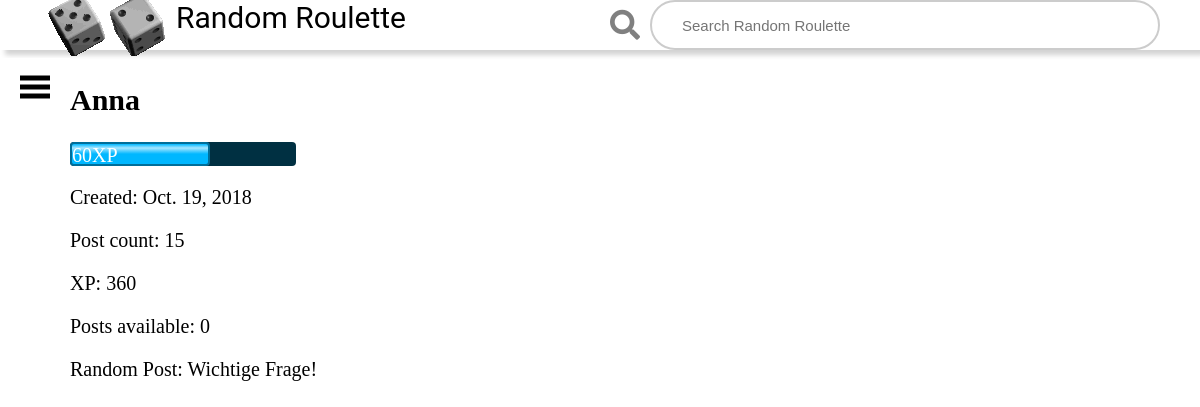
The page /user/Anna/ on the database as committed earlier.
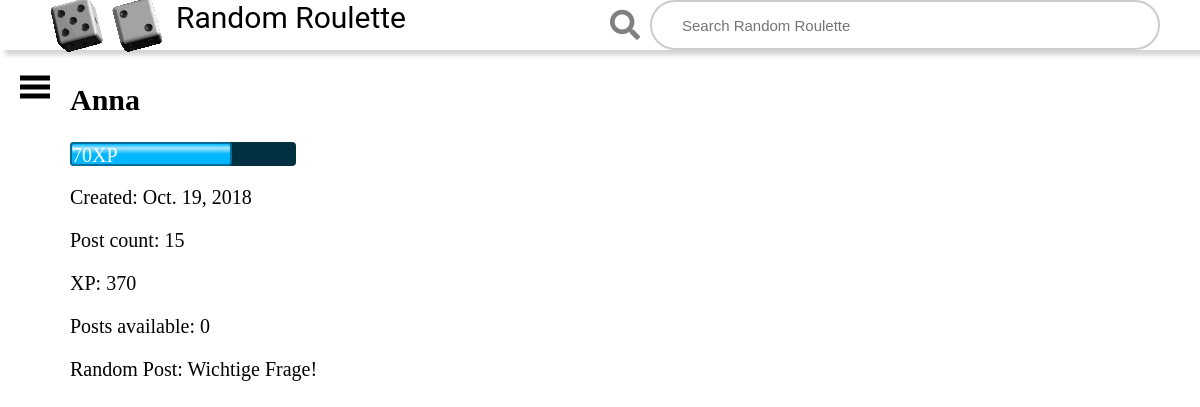
The same page on the database as committed later.
### users/models.py (models this page shows, shortened)
class UserInfo(models.Model):
    user_reference = models.ForeignKey(SystemUser, on_delete=models.CASCADE)
    post_count = models.IntegerField(default=0)
    random_post = models.ForeignKey(Post, blank=True, null=True, on_delete=models.DO_NOTHING)
    xp = models.IntegerField(default=100)
    profile_picture = models.ImageField(upload_to='profilePictures/', blank=True)
    def posts_available(self):
        total_posts = int((self.xp / 100) // 1)  # Gets maximum possible posts from current XP
        posts_available_count = total_posts - self.post_count
        if posts_available_count > 0:
            return posts_available_count
        else:
            return 0
    def xp_modulo(self):
        return self.xp % 100

### posts/models.py (models this page shows, shortened)
class Post(models.Model):
    creator = models.ForeignKey(User, on_delete=models.DO_NOTHING, default=0)
    post_title = models.CharField(max_length=200)
    post_text = models.CharField(max_length=500)
    pub_date = models.DateTimeField('date published')
    up_votes_list = models.ManyToManyField(User, related_name='vote_list', blank=True)
    down_votes_list = models.ManyToManyField(User, related_name='down_votes_list', blank=True)
    post_image = models.ImageField(blank=True)
    def __str__(self):
        return self.post_title

### users/views.py (the view)
# urls.py: path('<str:username>/', views.profile, name='profile'),
def profile(request, username):
    current_user = get_object_or_404(User, username=username)
    user_info = get_object_or_404(UserInfo, user_reference=current_user.id)
    return render(request, 'profile.html', {'selected_user': current_user, 'user_info': user_info})

### users/templates/profile.html (shortened to what this page needs)
{% extends 'base_generic.html' %}
{% block content %}
    {% load static %}
    <link rel="stylesheet" href="{% static 'css/profile.css' %}">
    <h2>{{ selected_user.username }}</h2>
    <div class="outer">
        <div class="xp-bar" style="width:{{ user_info.xp_modulo }}%">{{ user_info.xp_modulo }}XP</div>
    </div>
    <p>Created: {{ selected_user.date_joined.date }}</p>
    <p>Post count: {{ user_info.post_count }}</p>
    <p>XP: {{ user_info.xp }}</p>
    <p>Posts available: {{ user_info.posts_available }}</p>
    <p>Random Post: {{ user_info.random_post }}</p>
{% endblock %}

Rows that differ between the two databases and show on the page:
changed UserInfo "Wichtige Frage!": xp_modulo "60" → "70"; xp "360" → "370"
